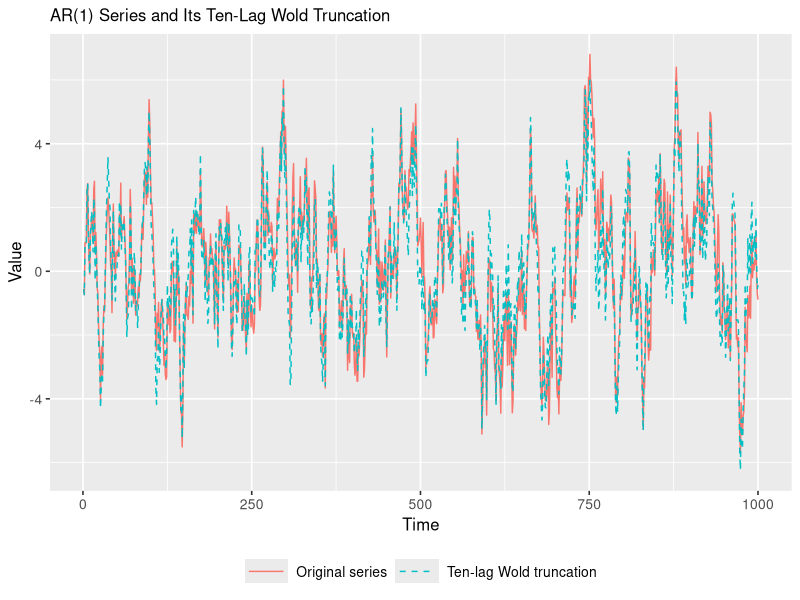

Reproduce this figure in R.
#========================================
# (Optional) Set working directory to script location
#========================================
if (requireNamespace("rstudioapi", quietly = TRUE) && rstudioapi::isAvailable()) {
  setwd(dirname(rstudioapi::getActiveDocumentContext()$path))
}

#========================================
# Load required package
#========================================
# install.packages("ggplot2")
library(ggplot2)

#========================================
# Simulate the AR(1) recursion from a zero initial value
#========================================
set.seed(123)           # For reproducibility

n   <- 1000             # Number of observations
phi <- 0.9              # AR(1) coefficient

epsilon <- rnorm(n)     # White noise innovations
Y       <- numeric(n)   # Preallocate the series

# Initialize and generate the AR(1) recursion
Y[1] <- epsilon[1]
for (t in 2:n) {
  Y[t] <- phi * Y[t - 1] + epsilon[t]
}

#========================================
# Construct the ten-lag Wold truncation directly
#========================================
J <- 10
wold_approx <- numeric(n)
for (t in 1:n) {
  lags <- 0:min(J, t - 1)
  wold_approx[t] <- sum(phi^lags * epsilon[t - lags])
}

#========================================
# Prepare data for plotting
#========================================
df_wold <- data.frame(
  Time    = 1:n,
  Original = as.numeric(Y),
  Truncated = wold_approx
)

#========================================
# Plot: Original AR(1) vs ten-lag Wold truncation
#========================================
p_wold <- ggplot(df_wold, aes(x = Time)) +
  geom_line(aes(y = Original, colour = "Original series",
                linetype = "Original series")) +
  geom_line(aes(y = Truncated, colour = "Ten-lag Wold truncation",
                linetype = "Ten-lag Wold truncation")) +
  scale_linetype_manual(values = c("Original series" = "solid",
                                   "Ten-lag Wold truncation" = "dashed")) +
  labs(
    title = "AR(1) Series and Its Ten-Lag Wold Truncation",
    x     = "Time",
    y     = "Value",
    colour = NULL,
    linetype = NULL
  ) +
  theme_gray(base_size = 12) +
  theme(axis.text = element_text(size = 10),
        legend.text = element_text(size = 10)) +
  guides(
    colour = guide_legend(nrow = 1),
    linetype = guide_legend(nrow = 1)
  ) +
  theme(
    legend.position = "bottom",
    legend.direction = "horizontal",
    legend.key.width = grid::unit(1.1, "cm"),
    legend.text = element_text(size = 10),
    plot.title = element_text(size = 12)
  )

# Save the figure
ggsave(filename = "Wold_decomposition.png", plot = p_wold, width = 7, height = 3.8, dpi = 300)
